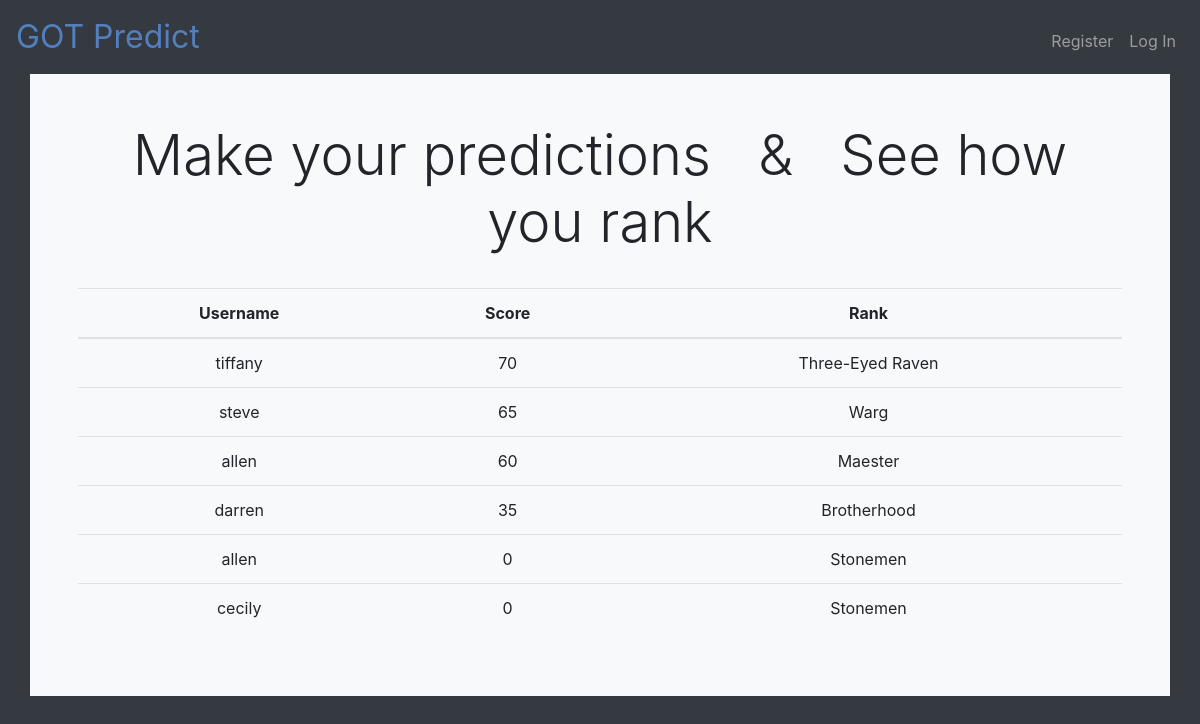
The page /index on the database as committed earlier.
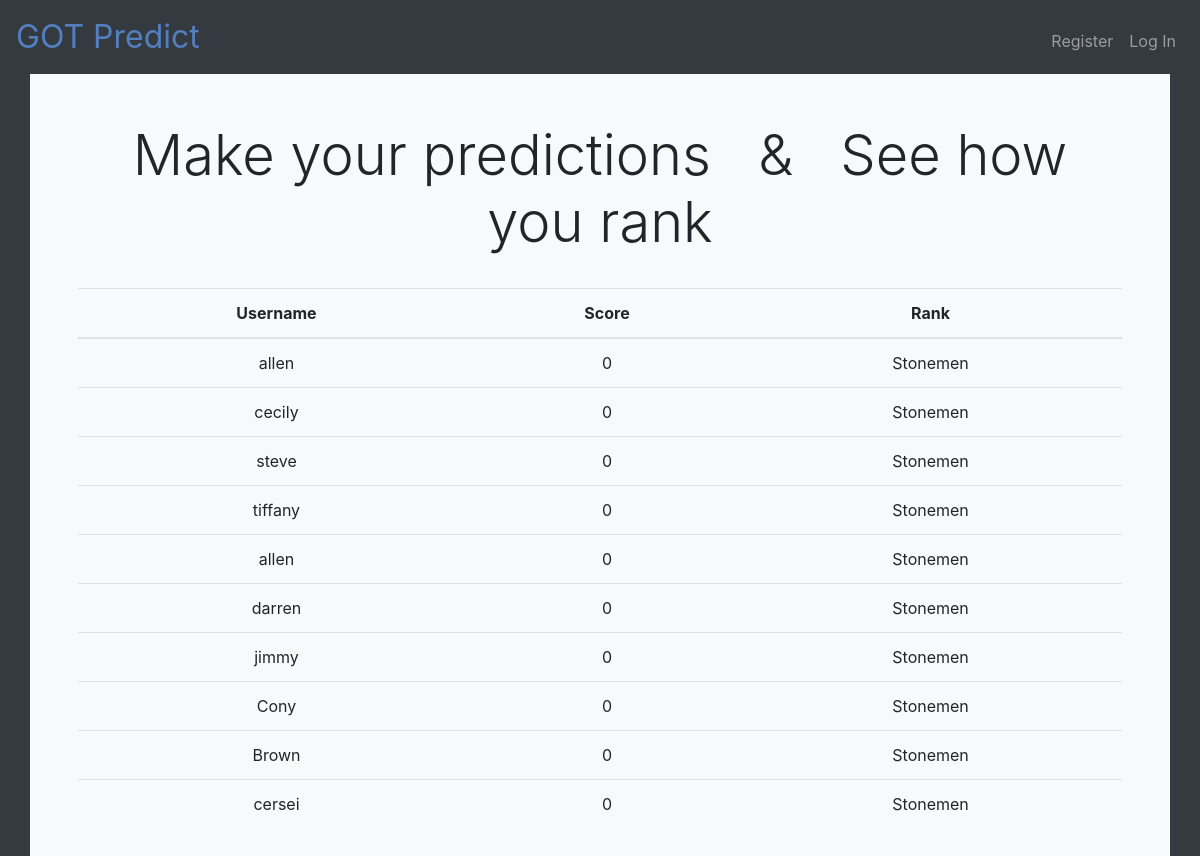
The same page on the database as committed later.
### app/models.py (models this page shows, shortened)
class Response(db.Model):
    id = db.Column(db.Integer, primary_key=True)
    q1 = db.Column(db.String(64))
    q2 = db.Column(db.String(64))
    q3 = db.Column(db.String(64))
    q4 = db.Column(db.String(64))
    q5 = db.Column(db.String(64))
    q6 = db.Column(db.String(64))
    q7 = db.Column(db.String(64))
    q8 = db.Column(db.String(64))
    q9 = db.Column(db.String(64))
    q10 = db.Column(db.String(64))
    q11 = db.Column(db.String(64))
    q12 = db.Column(db.String(64))
    q13 = db.Column(db.String(64))
    q14 = db.Column(db.String(64))
    q15 = db.Column(db.String(64))
    q16 = db.Column(db.String(64))
    q17 = db.Column(db.String(64))
    q18 = db.Column(db.String(64))
    q19 = db.Column(db.String(64))
    q20 = db.Column(db.String(64))
    q21 = db.Column(db.String(64))
    q22 = db.Column(db.String(64))
    q23 = db.Column(db.String(64))
    q24 = db.Column(db.String(64))
    q25 = db.Column(db.String(64))
    q26 = db.Column(db.String(64))
    q27 = db.Column(db.String(64))
    q28 = db.Column(db.String(64))
    q29 = db.Column(db.String(64))
    q30 = db.Column(db.String(64))
    score = db.Column(db.Integer)
    rank = db.Column(db.String(64))
    timestamp = db.Column(db.DateTime, index=True, default=datetime.utcnow)
    user_id = db.Column(db.Integer, db.ForeignKey('user.id'))

class User(db.Model):
    id = db.Column(db.Integer, primary_key=True)
    username = db.Column(db.String(64), index=True, unique=True)
    email = db.Column(db.String(120), index=True, unique=True)
    password_hash = db.Column(db.String(128))
    score = db.Column(db.Integer)
    responses = db.relationship('Response', backref='author', lazy='dynamic')

### app/routes.py (the view)
@app.route('/')
@app.route('/index')
def index():
    submissions = Response.query.all()
    for s in submissions:
        s.score = calculate_score(s)
        s.rank = calculate_rank(s.score)
    db.session.commit()
    submissions = Response.query.order_by(Response.score.desc()).all()
    return render_template('index.html', submissions=submissions)

### app/helpers.py (called while the page is built, shortened)
def calculate_rank(score):
    if (score >= 0) and (score < 20):
        return 'Stonemen'

### app/templates/index.html (shortened to what this page needs)
{% extends 'layout.html' %}
{% block main %}
<h1 class="display-4">Make your predictions &nbsp & &nbsp See how you rank</h1>
<br>
<table class="table">
    <thead>
        <th scope="col">Username</th>
        <th scope="col">Score</th>
        <th scope="col">Rank</th>
    </thead>
    <tbody>
        {% for s in submissions %}
        <tr>
            <td>{{ s.author.username }}</td>
            <td>{{ s.score }}</td>
            <td>{{ s.rank }}</td>
        </tr>
        {% endfor %}
    </tbody>
</table>
{% endblock %}

### app/templates/layout.html (shortened to what this page needs)
<!DOCTYPE html>
<html lang="en">
    <head>
        <link rel="stylesheet" href="https://stackpath.bootstrapcdn.com/bootstrap/4.3.1/css/bootstrap.min.css">
        <link href="/static/styles.css" rel="stylesheet"/>
    </head>
    <body class="bg-dark">
        <nav class="navbar navbar-expand-md navbar-dark bg-dark" id="navback">
            <a class="navbar-brand" href="/"><span class="blue">GOT Predict</span></a>
            <div class="collapse navbar-collapse" id="navbar">
                {% if session.user_id %}
                    <ul class="navbar-nav mr-auto mt-2">
                        <li class="nav-item"><a class="nav-link" href="/predict">Predict</a></li>
                        <li class="nav-item"><a class="nav-link" href="/rules">Rules</a></li>
                        <li class="nav-item"><a class="nav-link" href="/scores">Scores</a></li>
                    </ul>
                    <ul class="navbar-nav ml-auto mt-2">
                        <li class="nav-item"><a class="nav-link" href="/logout">Log Out</a></li>
                    </ul>
                {% else %}
                    <ul class="navbar-nav ml-auto mt-2">
                        <li class="nav-item"><a class="nav-link" href="/register">Register</a></li>
                        <li class="nav-item"><a class="nav-link" href="/login">Log In</a></li>
                    </ul>
                {% endif %}
            </div>
        </nav>
        <main class="container p-5 bg-light">
            {% block main %}{% endblock %}
        </main>
    </body>
</html>

### app/static/styles.css (style rules this page uses)
nav .navbar-brand { font-size: xx-large; }
nav .navbar-brand .blue { color: #537fbe; }
main { overflow-x: auto; text-align: center; }

Rows that differ between the two databases and show on the page:
shown differently, row unchanged: Response (number 1 of 10 on the later page): moves up the list
shown differently, row unchanged: Response "cecily": moves up the list
changed Response "steve": score "65" → "0"; rank "Warg" → "Stonemen"; moves down the list
changed Response "tiffany": score "70" → "0"; rank "Three-Eyed Raven" → "Stonemen"
changed Response (number 5 of 10 on the later page): score "60" → "0"; rank "Maester" → "Stonemen"
changed Response "darren": score "35" → "0"; rank "Brotherhood" → "Stonemen"
added Response: author.username "jimmy", score "0", rank "Stonemen"
added Response: author.username "Cony", score "0", rank "Stonemen"
added Response: author.username "Brown", score "0", rank "Stonemen"
added Response: author.username "cersei", score "0", rank "Stonemen"
